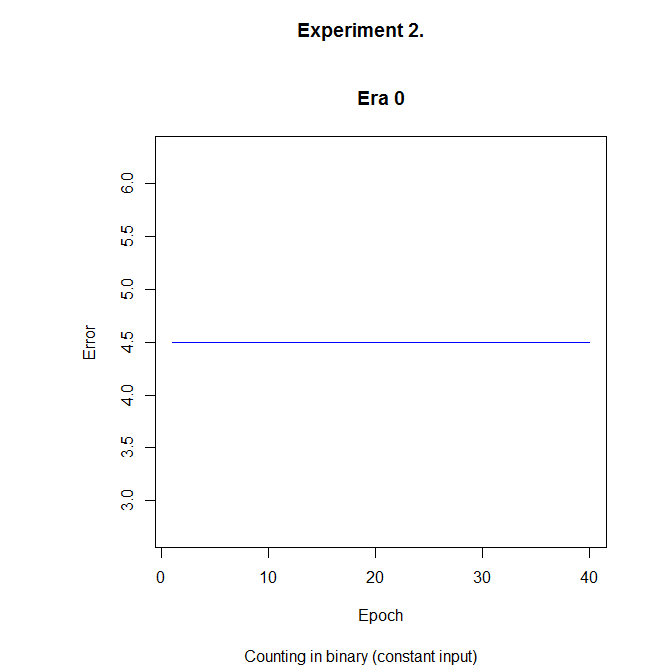

Here is the R script that generated this plot:
par(oma=c(1,4,3,1),mfrow=c(1,1))
e0 <- c(4.5, 4.5, 4.5, 4.5, 4.5, 4.5, 4.5, 4.5, 4.5, 4.5, 4.5, 4.5, 4.5, 4.5, 4.5, 4.5, 4.5, 4.5, 4.5, 4.5, 4.5, 4.5, 4.5, 4.5, 4.5, 4.5, 4.5, 4.5, 4.5, 4.5, 4.5, 4.5, 4.5, 4.5, 4.5, 4.5, 4.5, 4.5, 4.5, 4.5)

plot(e0,col='blue',type='l',xlab='Epoch',ylab='Error',main='Era 0')

title(main='Experiment 2.',outer=TRUE)
mtext(side=1, 'Counting in binary (constant input)', outer=TRUE)
